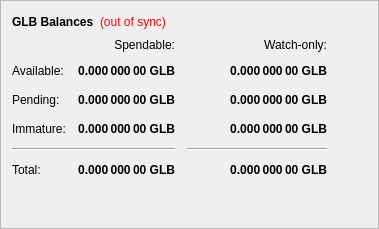
        <widget class="QFrame" name="frame">
         <property name="frameShape">
          <enum>QFrame::StyledPanel</enum>
         </property>
         <property name="frameShadow">
          <enum>QFrame::Raised</enum>
         </property>
         <layout class="QVBoxLayout" name="verticalLayout_4">
          <item>
           <layout class="QHBoxLayout" name="horizontalLayout_4">
            <item>
             <widget class="QLabel" name="label_5">
              <property name="font">
               <font>
                <weight>75</weight>
                <bold>true</bold>
               </font>
              </property>
              <property name="text">
               <string>GLB Balances</string>
              </property>
             </widget>
            </item>
            <item>
             <widget class="QLabel" name="labelWalletStatus">
              <property name="cursor">
               <cursorShape>WhatsThisCursor</cursorShape>
              </property>
              <property name="toolTip">
               <string>The displayed information may be out of date. Your wallet automatically synchronizes with the Globycoin network after a connection is established, but this process has not completed yet.</string>
              </property>
              <property name="styleSheet">
               <string notr="true">QLabel { color: red; }</string>
              </property>
              <property name="text">
               <string notr="true">(out of sync)</string>
              </property>
              <property name="alignment">
               <set>Qt::AlignLeading|Qt::AlignLeft|Qt::AlignVCenter</set>
              </property>
             </widget>
            </item>
            <item>
             <spacer name="horizontalSpacer_3">
              <property name="orientation">
               <enum>Qt::Horizontal</enum>
              </property>
              <property name="sizeHint" stdset="0">
               <size>
                <width>40</width>
                <height>20</height>
               </size>
              </property>
             </spacer>
            </item>
           </layout>
          </item>
          <item>
           <layout class="QGridLayout" name="gridLayout">
            <property name="spacing">
             <number>12</number>
            </property>
            <item row="2" column="2">
             <widget class="QLabel" name="labelWatchPending">
              <property name="font">
               <font>
                <weight>75</weight>
                <bold>true</bold>
               </font>
              </property>
              <property name="cursor">
               <cursorShape>IBeamCursor</cursorShape>
              </property>
              <property name="toolTip">
               <string>Unconfirmed transactions to watch-only addresses</string>
              </property>
              <property name="text">
               <string notr="true">0.000 000 00 GLB</string>
              </property>
              <property name="alignment">
               <set>Qt::AlignRight|Qt::AlignTrailing|Qt::AlignVCenter</set>
              </property>
              <property name="textInteractionFlags">
               <set>Qt::LinksAccessibleByMouse|Qt::TextSelectableByKeyboard|Qt::TextSelectableByMouse</set>
              </property>
             </widget>
            </item>
            <item row="2" column="1">
             <widget class="QLabel" name="labelUnconfirmed">
              <property name="font">
               <font>
                <weight>75</weight>
                <bold>true</bold>
               </font>
              </property>
              <property name="cursor">
               <cursorShape>IBeamCursor</cursorShape>
              </property>
              <property name="toolTip">
               <string>Total of transactions that have yet to be confirmed, and do not yet count toward the spendable balance</string>
              </property>
              <property name="text">
               <string notr="true">0.000 000 00 GLB</string>
              </property>
              <property name="alignment">
               <set>Qt::AlignRight|Qt::AlignTrailing|Qt::AlignVCenter</set>
              </property>
              <property name="textInteractionFlags">
               <set>Qt::LinksAccessibleByMouse|Qt::TextSelectableByKeyboard|Qt::TextSelectableByMouse</set>
              </property>
             </widget>
            </item>
            <item row="3" column="2">
             <widget class="QLabel" name="labelWatchImmature">
              <property name="font">
               <font>
                <weight>75</weight>
                <bold>true</bold>
               </font>
              </property>
              <property name="cursor">
               <cursorShape>IBeamCursor</cursorShape>
              </property>
              <property name="toolTip">
               <string>Staked or masternode rewards in watch-only addresses that has not yet matured</string>
              </property>
              <property name="text">
               <string notr="true">0.000 000 00 GLB</string>
              </property>
              <property name="alignment">
               <set>Qt::AlignRight|Qt::AlignTrailing|Qt::AlignVCenter</set>
              </property>
              <property name="textInteractionFlags">
               <set>Qt::LinksAccessibleByMouse|Qt::TextSelectableByKeyboard|Qt::TextSelectableByMouse</set>
              </property>
             </widget>
            </item>
            <item row="4" column="0" colspan="2">
             <widget class="Line" name="lineSpendableBalance">
              <property name="orientation">
               <enum>Qt::Horizontal</enum>
              </property>
             </widget>
            </item>
            <item row="4" column="2">
             <widget class="Line" name="lineWatchBalance">
              <property name="sizePolicy">
               <sizepolicy hsizetype="Preferred" vsizetype="Fixed">
                <horstretch>0</horstretch>
                <verstretch>0</verstretch>
               </sizepolicy>
              </property>
              <property name="minimumSize">
               <size>
                <width>140</width>
                <height>0</height>
               </size>
              </property>
              <property name="orientation">
               <enum>Qt::Horizontal</enum>
              </property>
             </widget>
            </item>
            <item row="5" column="0">
             <widget class="QLabel" name="labelTotalText">
              <property name="text">
               <string>Total:</string>
              </property>
             </widget>
            </item>
            <item row="3" column="1">
             <widget class="QLabel" name="labelImmature">
              <property name="font">
               <font>
                <weight>75</weight>
                <bold>true</bold>
               </font>
              </property>
              <property name="cursor">
               <cursorShape>IBeamCursor</cursorShape>
              </property>
              <property name="toolTip">
               <string>Staked or masternode rewards that has not yet matured</string>
              </property>
              <property name="text">
               <string notr="true">0.000 000 00 GLB</string>
              </property>
              <property name="alignment">
               <set>Qt::AlignRight|Qt::AlignTrailing|Qt::AlignVCenter</set>
              </property>
              <property name="textInteractionFlags">
               <set>Qt::LinksAccessibleByMouse|Qt::TextSelectableByKeyboard|Qt::TextSelectableByMouse</set>
              </property>
             </widget>
            </item>
            <item row="2" column="3">
             <spacer name="horizontalSpacer_2">
              <property name="orientation">
               <enum>Qt::Horizontal</enum>
              </property>
              <property name="sizeHint" stdset="0">
               <size>
                <width>40</width>
                <height>20</height>
               </size>
              </property>
             </spacer>
            </item>
            <item row="3" column="0">
             <widget class="QLabel" name="labelImmatureText">
              <property name="text">
               <string>Immature:</string>
              </property>
             </widget>
            </item>
            <item row="5" column="1">
             <widget class="QLabel" name="labelTotal">
              <property name="font">
               <font>
                <weight>75</weight>
                <bold>true</bold>
               </font>
              </property>
              <property name="cursor">
               <cursorShape>IBeamCursor</cursorShape>
              </property>
              <property name="toolTip">
               <string>Your current total balance</string>
              </property>
              <property name="text">
               <string notr="true">0.000 000 00 GLB</string>
              </property>
              <property name="alignment">
               <set>Qt::AlignRight|Qt::AlignTrailing|Qt::AlignVCenter</set>
              </property>
              <property name="textInteractionFlags">
               <set>Qt::LinksAccessibleByMouse|Qt::TextSelectableByKeyboard|Qt::TextSelectableByMouse</set>
              </property>
             </widget>
            </item>
            <item row="5" column="2">
             <widget class="QLabel" name="labelWatchTotal">
              <property name="font">
               <font>
                <weight>75</weight>
                <bold>true</bold>
               </font>
              </property>
              <property name="cursor">
               <cursorShape>IBeamCursor</cursorShape>
              </property>
              <property name="toolTip">
               <string>Current total balance in watch-only addresses</string>
              </property>
              <property name="text">
               <string notr="true">0.000 000 00 GLB</string>
              </property>
              <property name="alignment">
               <set>Qt::AlignRight|Qt::AlignTrailing|Qt::AlignVCenter</set>
              </property>
              <property name="textInteractionFlags">
               <set>Qt::LinksAccessibleByMouse|Qt::TextSelectableByKeyboard|Qt::TextSelectableByMouse</set>
              </property>
             </widget>
            </item>
            <item row="0" column="2">
             <widget class="QLabel" name="labelWatchonly">
              <property name="text">
               <string>Watch-only:</string>
              </property>
              <property name="alignment">
               <set>Qt::AlignRight|Qt::AlignTrailing|Qt::AlignVCenter</set>
              </property>
             </widget>
            </item>
            <item row="1" column="0">
             <widget class="QLabel" name="labelBalanceText">
              <property name="text">
               <string>Available:</string>
              </property>
             </widget>
            </item>
            <item row="1" column="1">
             <widget class="QLabel" name="labelBalance">
              <property name="font">
               <font>
                <weight>75</weight>
                <bold>true</bold>
               </font>
              </property>
              <property name="cursor">
               <cursorShape>IBeamCursor</cursorShape>
              </property>
              <property name="toolTip">
               <string>Your current spendable balance</string>
              </property>
              <property name="text">
               <string notr="true">0.000 000 00 GLB</string>
              </property>
              <property name="alignment">
               <set>Qt::AlignRight|Qt::AlignTrailing|Qt::AlignVCenter</set>
              </property>
              <property name="textInteractionFlags">
               <set>Qt::LinksAccessibleByMouse|Qt::TextSelectableByKeyboard|Qt::TextSelectableByMouse</set>
              </property>
             </widget>
            </item>
            <item row="1" column="2">
             <widget class="QLabel" name="labelWatchAvailable">
              <property name="font">
               <font>
                <weight>75</weight>
                <bold>true</bold>
               </font>
              </property>
              <property name="cursor">
               <cursorShape>IBeamCursor</cursorShape>
              </property>
              <property name="toolTip">
               <string>Your current balance in watch-only addresses</string>
              </property>
              <property name="text">
               <string notr="true">0.000 000 00 GLB</string>
              </property>
              <property name="alignment">
               <set>Qt::AlignRight|Qt::AlignTrailing|Qt::AlignVCenter</set>
              </property>
              <property name="textInteractionFlags">
               <set>Qt::LinksAccessibleByMouse|Qt::TextSelectableByKeyboard|Qt::TextSelectableByMouse</set>
              </property>
             </widget>
            </item>
            <item row="2" column="0">
             <widget class="QLabel" name="labelPendingText">
              <property name="text">
               <string>Pending:</string>
              </property>
             </widget>
            </item>
            <item row="0" column="1">
             <widget class="QLabel" name="labelSpendable">
              <property name="text">
               <string>Spendable:</string>
              </property>
              <property name="alignment">
               <set>Qt::AlignRight|Qt::AlignTrailing|Qt::AlignVCenter</set>
              </property>
             </widget>
            </item>
           </layout>
          </item>
          <item>
           <spacer name="verticalSpacer_4">
            <property name="orientation">
             <enum>Qt::Vertical</enum>
            </property>
            <property name="sizeHint" stdset="0">
             <size>
              <width>20</width>
              <height>40</height>
             </size>
            </property>
           </spacer>
          </item>
         </layout>
        </widget>
